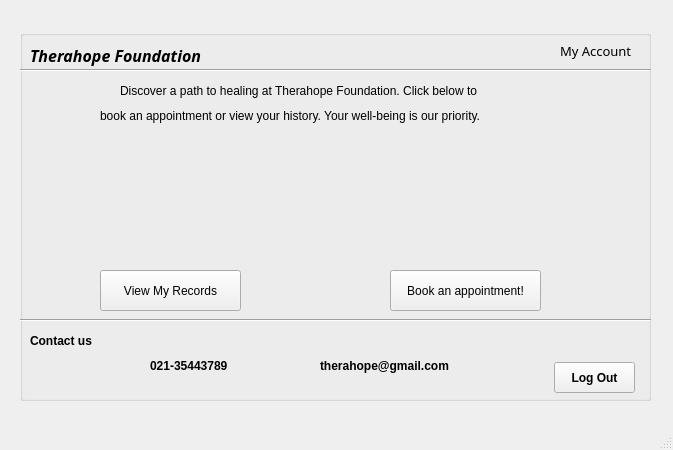
<?xml version="1.0" encoding="UTF-8"?>
<ui version="4.0">
 <class>MainWindow</class>
 <widget class="QMainWindow" name="MainWindow">
  <property name="geometry">
   <rect>
    <x>0</x>
    <y>0</y>
    <width>673</width>
    <height>450</height>
   </rect>
  </property>
  <property name="windowTitle">
   <string>MainWindow</string>
  </property>
  <widget class="QWidget" name="centralwidget">
   <widget class="QGroupBox" name="groupBox">
    <property name="geometry">
     <rect>
      <x>20</x>
      <y>30</y>
      <width>631</width>
      <height>371</height>
     </rect>
    </property>
    <property name="title">
     <string/>
    </property>
    <widget class="Line" name="line">
     <property name="geometry">
      <rect>
       <x>0</x>
       <y>20</y>
       <width>631</width>
       <height>41</height>
      </rect>
     </property>
     <property name="orientation">
      <enum>Qt::Horizontal</enum>
     </property>
    </widget>
    <widget class="QLabel" name="label">
     <property name="geometry">
      <rect>
       <x>10</x>
       <y>10</y>
       <width>231</width>
       <height>31</height>
      </rect>
     </property>
     <property name="font">
      <font>
       <family>MV Boli</family>
       <pointsize>12</pointsize>
       <weight>75</weight>
       <italic>true</italic>
       <bold>true</bold>
      </font>
     </property>
     <property name="text">
      <string>Therahope Foundation</string>
     </property>
    </widget>
    <widget class="QLabel" name="label_2">
     <property name="geometry">
      <rect>
       <x>540</x>
       <y>10</y>
       <width>81</width>
       <height>21</height>
      </rect>
     </property>
     <property name="font">
      <font>
       <family>MV Boli</family>
       <pointsize>10</pointsize>
      </font>
     </property>
     <property name="text">
      <string>My Account</string>
     </property>
    </widget>
    <widget class="Line" name="line_2">
     <property name="geometry">
      <rect>
       <x>0</x>
       <y>270</y>
       <width>631</width>
       <height>41</height>
      </rect>
     </property>
     <property name="orientation">
      <enum>Qt::Horizontal</enum>
     </property>
    </widget>
    <widget class="QLabel" name="label_3">
     <property name="geometry">
      <rect>
       <x>10</x>
       <y>270</y>
       <width>35</width>
       <height>10</height>
      </rect>
     </property>
     <property name="text">
      <string/>
     </property>
    </widget>
    <widget class="QLabel" name="label_6">
     <property name="geometry">
      <rect>
       <x>10</x>
       <y>300</y>
       <width>71</width>
       <height>21</height>
      </rect>
     </property>
     <property name="font">
      <font>
       <weight>75</weight>
       <bold>true</bold>
      </font>
     </property>
     <property name="text">
      <string>Contact us </string>
     </property>
    </widget>
    <widget class="QLabel" name="label_7">
     <property name="geometry">
      <rect>
       <x>80</x>
       <y>110</y>
       <width>141</width>
       <height>121</height>
      </rect>
     </property>
     <property name="styleSheet">
      <string notr="true">background-image: url(:/newPrefix/Downloads/person pic.webp);
background-image: url(:/newPrefix/person pic.webp);</string>
     </property>
     <property name="text">
      <string/>
     </property>
     <property name="pixmap">
      <pixmap>person pic.webp</pixmap>
     </property>
     <property name="scaledContents">
      <bool>true</bool>
     </property>
    </widget>
    <widget class="QLabel" name="label_10">
     <property name="geometry">
      <rect>
       <x>240</x>
       <y>150</y>
       <width>35</width>
       <height>10</height>
      </rect>
     </property>
     <property name="text">
      <string/>
     </property>
    </widget>
    <widget class="QLabel" name="label_8">
     <property name="geometry">
      <rect>
       <x>370</x>
       <y>110</y>
       <width>141</width>
       <height>121</height>
      </rect>
     </property>
     <property name="styleSheet">
      <string notr="true">background-image: url(:/newPrefix/Downloads/calenda.jpg);
background-image: url(:/newPrefix/calenda.jpg);</string>
     </property>
     <property name="text">
      <string/>
     </property>
     <property name="pixmap">
      <pixmap>calenda.jpg</pixmap>
     </property>
     <property name="scaledContents">
      <bool>true</bool>
     </property>
    </widget>
    <widget class="QLabel" name="label_12">
     <property name="geometry">
      <rect>
       <x>30</x>
       <y>320</y>
       <width>21</width>
       <height>20</height>
      </rect>
     </property>
     <property name="styleSheet">
      <string notr="true">background-image: url(:/newPrefix/Downloads/PHONE.jpg);</string>
     </property>
     <property name="text">
      <string/>
     </property>
     <property name="pixmap">
      <pixmap>:/newPrefix/Downloads/PHONE.jpg</pixmap>
     </property>
     <property name="scaledContents">
      <bool>true</bool>
     </property>
    </widget>
    <widget class="QLabel" name="label_13">
     <property name="geometry">
      <rect>
       <x>130</x>
       <y>320</y>
       <width>121</width>
       <height>31</height>
      </rect>
     </property>
     <property name="font">
      <font>
       <weight>75</weight>
       <bold>true</bold>
      </font>
     </property>
     <property name="text">
      <string>021-35443789</string>
     </property>
    </widget>
    <widget class="QLabel" name="label_15">
     <property name="geometry">
      <rect>
       <x>300</x>
       <y>320</y>
       <width>171</width>
       <height>31</height>
      </rect>
     </property>
     <property name="font">
      <font>
       <weight>75</weight>
       <bold>true</bold>
      </font>
     </property>
     <property name="text">
      <string>therahope@gmail.com</string>
     </property>
    </widget>
    <widget class="QLabel" name="label_16">
     <property name="geometry">
      <rect>
       <x>100</x>
       <y>40</y>
       <width>471</width>
       <height>41</height>
      </rect>
     </property>
     <property name="font">
      <font>
       <pointsize>9</pointsize>
      </font>
     </property>
     <property name="text">
      <string>Discover a path to healing at Therahope Foundation. Click below to </string>
     </property>
    </widget>
    <widget class="QLabel" name="label_17">
     <property name="geometry">
      <rect>
       <x>80</x>
       <y>70</y>
       <width>471</width>
       <height>31</height>
      </rect>
     </property>
     <property name="font">
      <font>
       <pointsize>9</pointsize>
      </font>
     </property>
     <property name="text">
      <string>book an appointment or view your history. Your well-being is our priority.</string>
     </property>
    </widget>
    <widget class="QPushButton" name="view_my_rec">
     <property name="geometry">
      <rect>
       <x>80</x>
       <y>240</y>
       <width>141</width>
       <height>41</height>
      </rect>
     </property>
     <property name="text">
      <string>View My Records</string>
     </property>
    </widget>
    <widget class="QPushButton" name="book_app">
     <property name="geometry">
      <rect>
       <x>370</x>
       <y>240</y>
       <width>151</width>
       <height>41</height>
      </rect>
     </property>
     <property name="text">
      <string>Book an appointment!</string>
     </property>
    </widget>
    <widget class="QLabel" name="label_4">
     <property name="geometry">
      <rect>
       <x>90</x>
       <y>320</y>
       <width>31</width>
       <height>31</height>
      </rect>
     </property>
     <property name="styleSheet">
      <string notr="true">background-image: url(:/newPrefix/PHONE.jpg);</string>
     </property>
     <property name="text">
      <string/>
     </property>
     <property name="pixmap">
      <pixmap>PHONE.jpg</pixmap>
     </property>
     <property name="scaledContents">
      <bool>true</bool>
     </property>
    </widget>
    <widget class="QLabel" name="label_5">
     <property name="geometry">
      <rect>
       <x>240</x>
       <y>320</y>
       <width>51</width>
       <height>31</height>
      </rect>
     </property>
     <property name="styleSheet">
      <string notr="true">background-image: url(:/newPrefix/EMAIL.png);</string>
     </property>
     <property name="text">
      <string/>
     </property>
     <property name="pixmap">
      <pixmap>EMAIL.png</pixmap>
     </property>
     <property name="scaledContents">
      <bool>true</bool>
     </property>
    </widget>
    <widget class="QPushButton" name="logout_patient">
     <property name="geometry">
      <rect>
       <x>534</x>
       <y>332</y>
       <width>81</width>
       <height>31</height>
      </rect>
     </property>
     <property name="font">
      <font>
       <weight>75</weight>
       <bold>true</bold>
      </font>
     </property>
     <property name="text">
      <string>Log Out</string>
     </property>
    </widget>
   </widget>
  </widget>
  <widget class="QMenuBar" name="menubar">
   <property name="geometry">
    <rect>
     <x>0</x>
     <y>0</y>
     <width>673</width>
     <height>21</height>
    </rect>
   </property>
  </widget>
  <widget class="QStatusBar" name="statusbar"/>
 </widget>
 <resources>
  <include location="test.qrc"/>
  <include location="qrc/calendar.qrc"/>
  <include location="qrc/email.qrc"/>
  <include location="qrc/call.qrc"/>
  <include location="qrc/person.qrc"/>
  <include location="mail.qrc"/>
  <include location="phone.qrc"/>
  <include location="person.qrc"/>
  <include location="test2.qrc"/>
  <include location="appointment.qrc"/>
 </resources>
 <connections/>
</ui>
